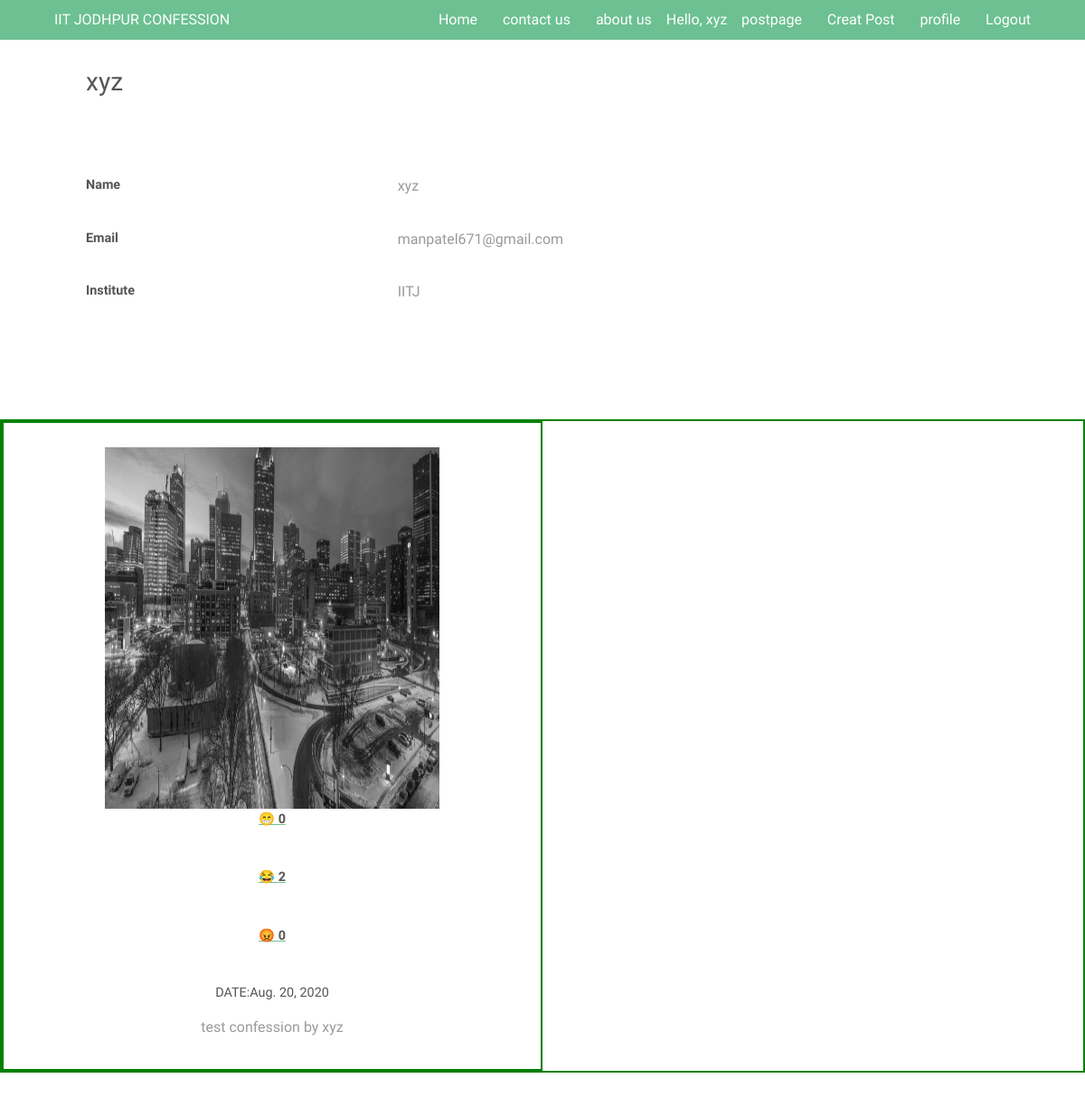
The page /profilepage/ (signed in) on the database as committed earlier.
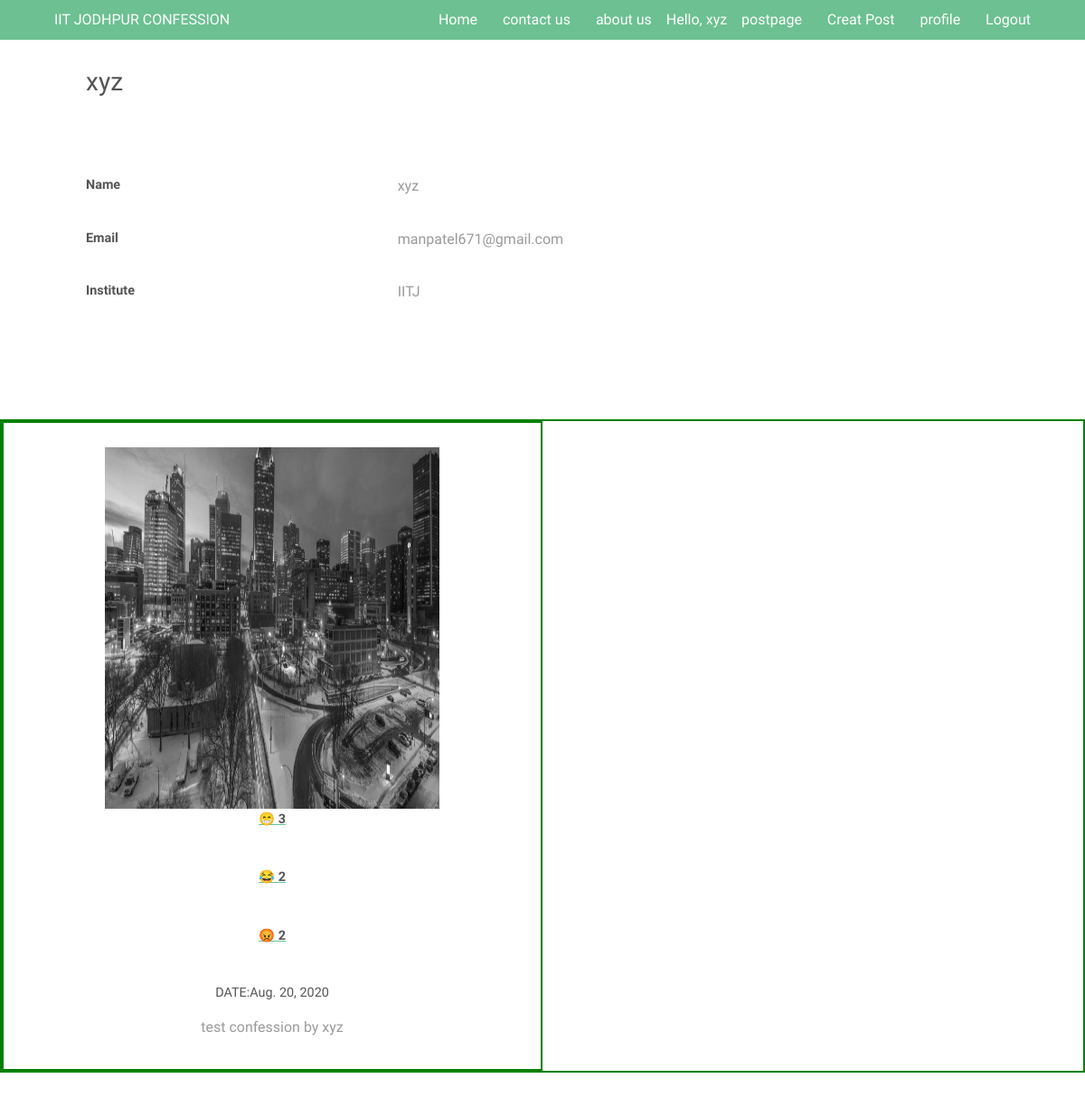
The same page on the database as committed later.
### confessionapp/models.py (models this page shows)
class conf(models.Model):
    email = models.EmailField(default="example@gmail.com")
    image = models.ImageField(upload_to='images/',null=True)
    desc = models.TextField(null=True)
    noofwows = models.IntegerField(null=True)
    noofangrey = models.IntegerField(null=True)
    noofhaha = models.IntegerField(null=True)
    currentdate= models.DateField(default=timezone.now)

### confessionapp/views.py (the view)
# urls.py: path('profilepage/', views.profilepage, name='profilepage'),
def profilepage(request):
    confession=conf.objects.filter(email=request.user.email)
    noofconfession=conf.objects.filter(email=request.user.email).count()
    print(noofconfession)
    data= {'confession':confession,'noofconfession':noofconfession}
    return render(request, 'profilepage.html', data)

### templates/profilepage.html (shortened to what the changed rows need)
{% load static %}
<html>
<link href="//maxcdn.bootstrapcdn.com/bootstrap/4.1.1/css/bootstrap.min.css" rel="stylesheet" id="bootstrap-css">
<head>
		<link rel="stylesheet" href="{% static 'assets/css/main.css' %}" />
</head>
<body class="subpage">
			<section id="three" class="wrapper align-center">
				<div class="outer" style="border:2px solid green">
					<div class="flex flex-2" sta>
                    {% for i in confession %}
                		<article style="border:2px solid green" >
							<br>
							<img src="/media/{{i.image}}" height="400" width="370">
							<br>
							<a href="/postpage/wow/{{i.pk}}">
                            <label for="wows">&#x1F601; {{i.noofwows}}</label><br>
                            </a>
							<a href="/postpage/haha/{{i.pk}}">
                            <label for="haha">&#128514; {{i.noofhaha}}</label><br>
                            </a>
							<a href="/postpage/angrey/{{i.pk}}">
                            <label for="angrey">&#128545; {{i.noofangrey}}</label><br>
							</a>
                            <header>
								<h5>DATE:{{i.currentdate}}</h5>
							</header>
							<p>{{i.desc}}</p>
						</article>
                    {% endfor %}
					</div>
				</div>
			</section>
</body>
</html>

Rows that differ between the two databases and show on the page:
changed conf "test confession by xyz": noofwows "0" → "3"; noofangrey "0" → "2"
